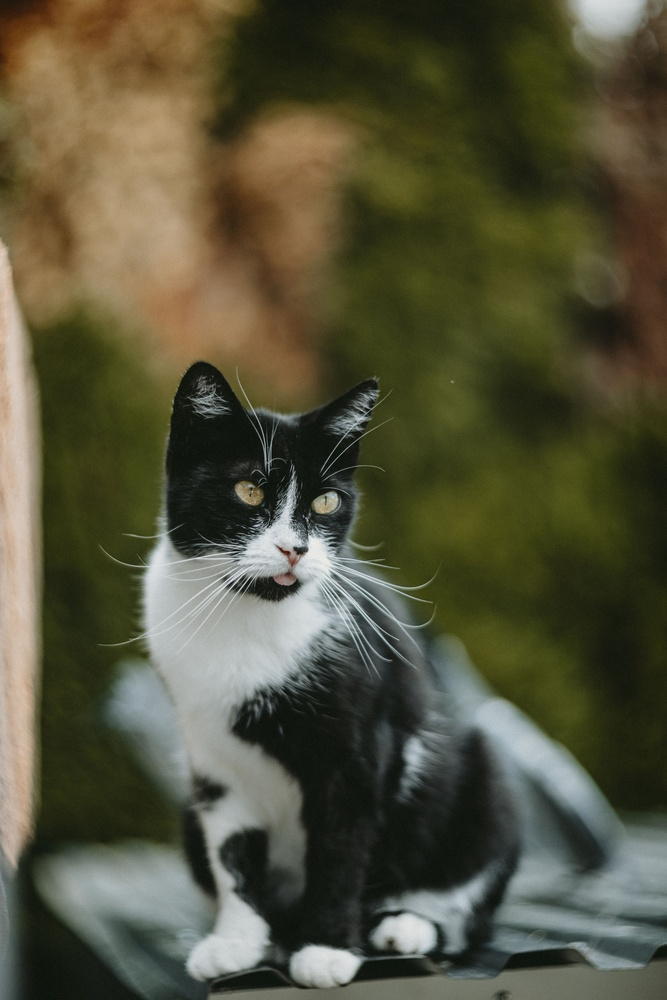
#> input picture imagem_numpy.jpg, 667 x 1000 px, shrunk from 4480 x 6720 before the run
$ python editornumpy.py
#> lines starting #> are read from the running program, lines starting #| are printed output that depends on the picture; after the words box and inside, x2 and y2 are one past the last pixel; in counts of white or black regions, pixels touching at a corner belong together
import numpy as np
import matplotlib.pyplot as plt
from PIL import Image
img = Image.open("imagem_numpy.jpg")
#> img is the input picture: PIL image 667x1000 RGB; mean R, G, B 84, 82.2, 59.3
imagem = np.array(img)
plt.imshow(imagem)
plt.axis("off")
plt.grid()
h, w, _ = imagem.shape
#> h = 1000; w = 667
recorte = imagem[int(h * 0.1) : int(h * 0.6), int(w * 0.2) : int(w * 0.8)]
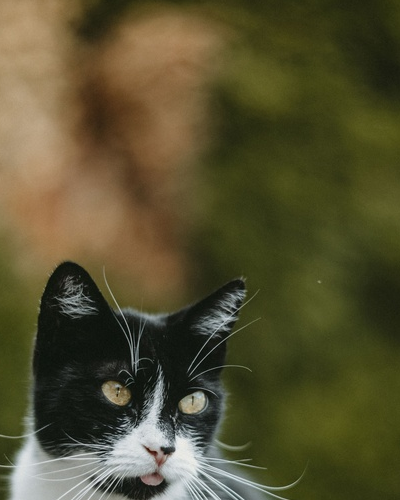
#> recorte: shape (500, 400, 3); mean R, G, B 85.6, 80.3, 48.7
espelhada = imagem[:, ::-1]
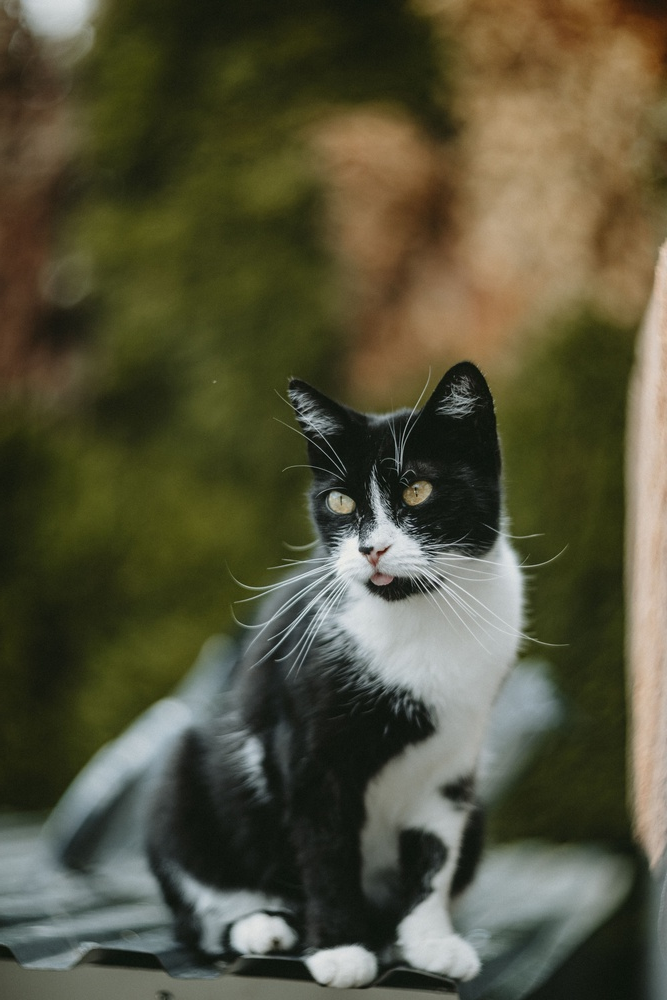
#> espelhada: shape (1000, 667, 3); mean R, G, B 84, 82.2, 59.3
canais_alterados = imagem.copy()
canais_alterados[:, :, 2] = 0
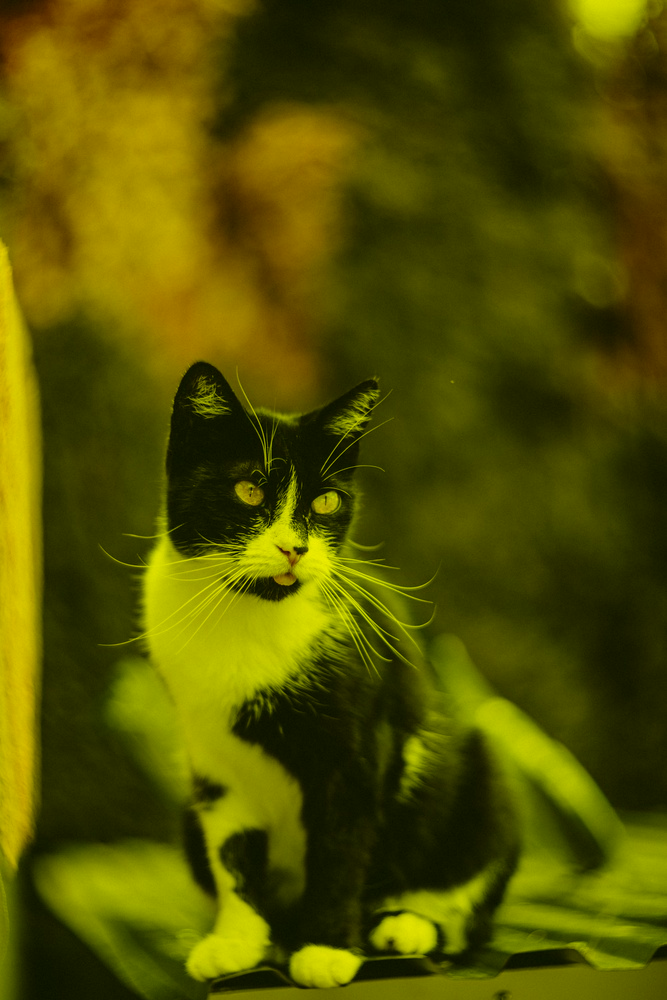
#> canais_alterados: shape (1000, 667, 3); mean R, G, B 84, 82.2, 0
escura = np.clip(imagem * 0.5, 0, 255).astype(np.uint8)
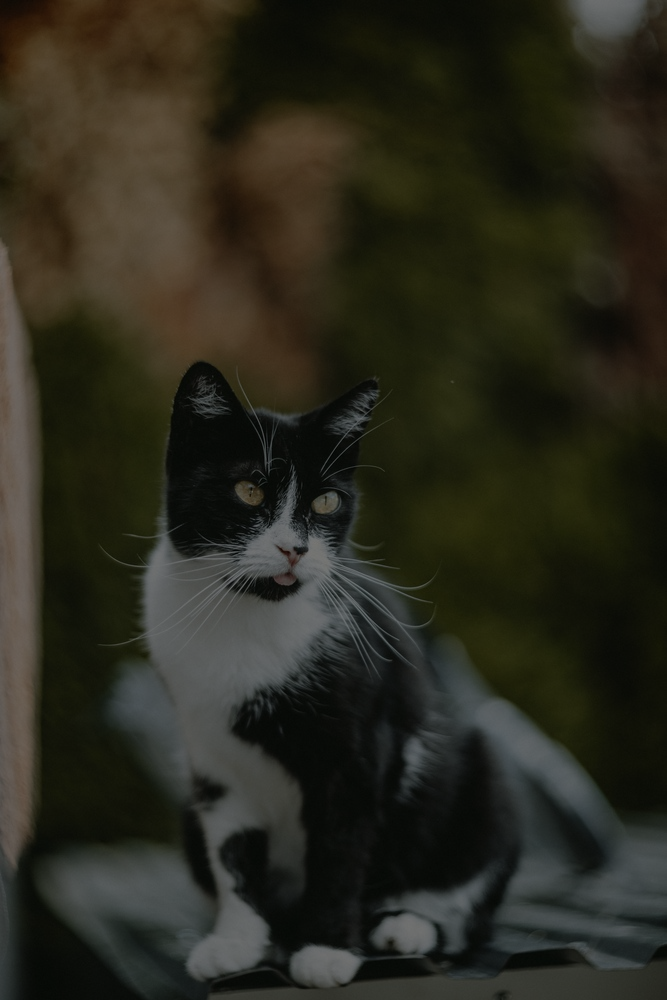
#> escura: shape (1000, 667, 3); mean R, G, B 41.7, 40.8, 29.4
mascara = (imagem[:, :, 0] > 180).astype(np.uint8) * 255
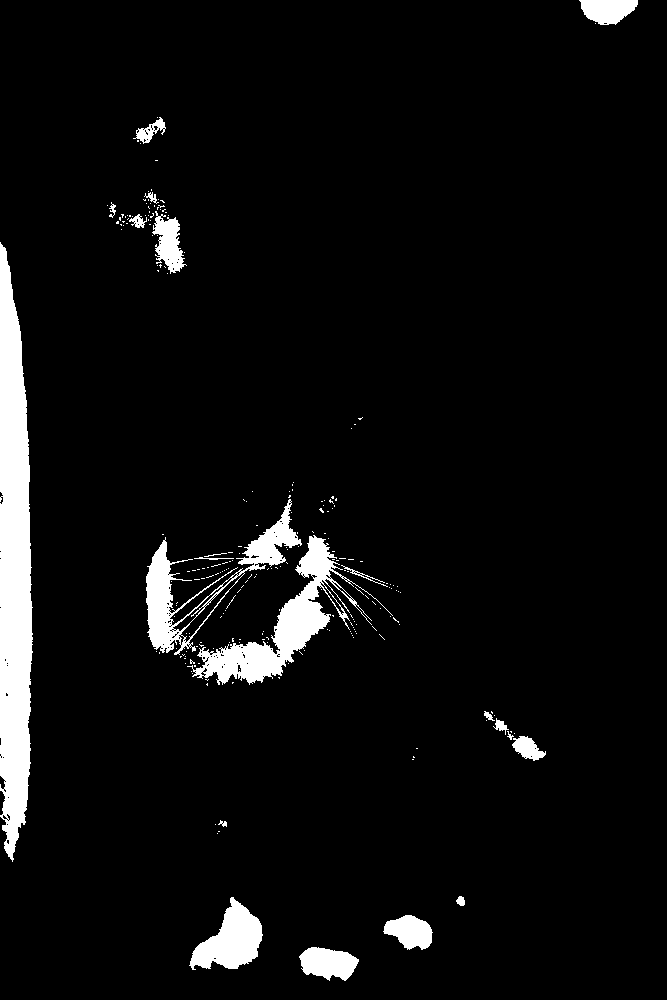
#> mascara: shape (1000, 667); 5.5% white; 234 white regions (213 under 20 px), largest, box (x1, y1, x2, y2) and area: (0, 242, 33, 862) 15427, (187, 535, 393, 685) 6467, (146, 499, 302, 655) 4694
fig, axes = plt.subplots(1, 5, figsize=(20, 4))
# Original
axes[0].imshow(imagem)
axes[0].set_title("Original")
axes[0].axis("off")
# 1. Recorte
axes[1].imshow(recorte)
axes[1].set_title("1. Recorte")
axes[1].axis("off")
# 2. Espelhada
axes[2].imshow(espelhada)
axes[2].set_title("2. Espelhada")
axes[2].axis("off")
# 3. Canais Alterados
axes[3].imshow(canais_alterados)
axes[3].set_title("3. Sem Canal Azul")
axes[3].axis("off")
# 4. Operação Vetorizada (Escura)
axes[4].imshow(escura)
axes[4].set_title("4. Escura (50%)")
axes[4].axis("off")
plt.tight_layout()
plt.savefig("mini_editor_numpy.png", bbox_inches="tight")
plt.close()
